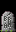

Below is a game level as drawn by its tile map, then a one-line description and the .tmx file that defines it, in full:
An orthogonal 1x2 tile map with 16x16 px tiles, 3 tile layers (Back, Buildings, Front) and 1 object (TileData).

<map version="1.4" tiledversion="1.4.2" orientation="orthogonal" renderorder="right-down" width="1" height="2" tilewidth="16" tileheight="16" infinite="0" nextlayerid="5" nextobjectid="2">
  <tileset firstgid="1" name="z_blinxxy.MuseArt_TessBramStone" tilewidth="16" tileheight="16" tilecount="4" columns="1">
    <image source="tess/bram_stone.png" width="16" height="64" />
  </tileset>
  <layer id="1" name="Back" width="1" height="2">
    <data encoding="csv">
0,
0
</data>
  </layer>
  <layer id="2" name="Buildings" width="1" height="2">
    <data encoding="csv">
0,
2
</data>
  </layer>
  <layer id="3" name="Front" width="1" height="2">
    <data encoding="csv">
1,
0
</data>
  </layer>
  <objectgroup id="4" name="Buildings">
    <object id="1" name="TileData" x="0" y="16" width="16" height="16">
      <properties>
        <property name="Action" type="string" value="blinxxy.MuseArt_Grave bram" />
      </properties>
    </object>
  </objectgroup>
</map>
